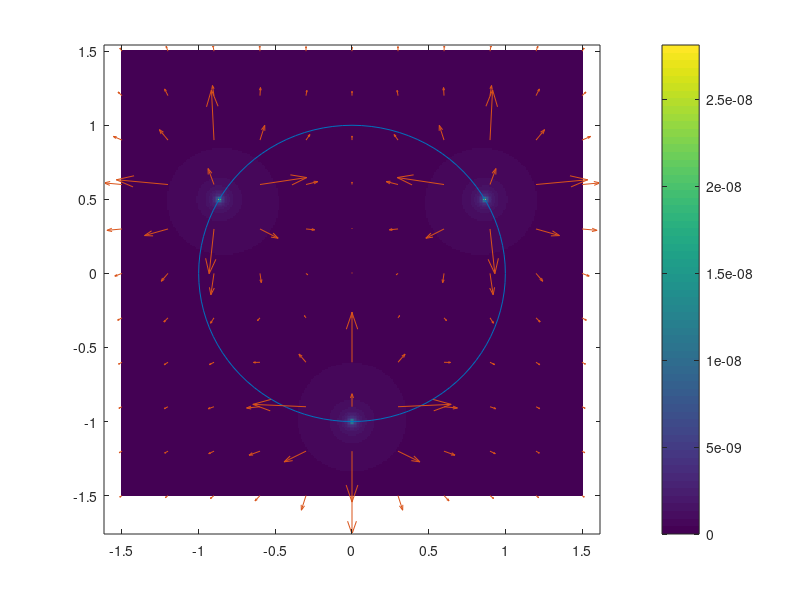

This figure's MATLAB source:
clear all;
charge = 1;
[x, y] = deal(-1.5:0.01:1.5);
[X, Y] = meshgrid(x, y);
radius = 1;
const = 1 / (4 * pi * 8.8542e-12);
r1 = sqrt(((sqrt(3) / (2 * radius)) - X).^2 + ((1 / (2 * radius)) - Y).^2);
r2 = sqrt((-(sqrt(3) / (2 * radius)) - X).^2 + ((1 / (2 * radius)) - Y).^2);
r3 = sqrt(X.^2 + (- radius - Y).^2);
pot = (charge / const) * ((1 ./ r1) + (1 ./ r2) + (1 ./ r3));
imagesc(x, y, pot); axis xy;
view(2);
colorbar
hold on

% draw the circle of radius a
circ_bounds = 0:pi/50:2*pi;
circx = radius * cos(circ_bounds);
circy = radius * sin(circ_bounds);
plot(circx, circy);
hold on

% plot electric field vectors
x = -1.5:0.3:1.5;
y = -1.5:0.3:1.5;
[X, Y] = meshgrid(x, y);
r1 = sqrt(((sqrt(3) / (2 * radius)) - X).^2 + ((1 / (2 * radius)) - Y).^2);
r2 = sqrt((-(sqrt(3) / (2 * radius)) - X).^2 + ((1 / (2 * radius)) - Y).^2);
r3 = sqrt(X.^2 + (- radius - Y).^2);
pot = (charge / const) * ((1 ./ r1) + (1 ./ r2) + (1 ./ r3));
[elecX, elecY] = gradient(pot);
elecX = -elecX;
elecY = -elecY;
elecX(isinf(elecX)) = nan;
elecY(isinf(elecY)) = nan;
quiver(X, Y, elecX, elecY); 
hold off
